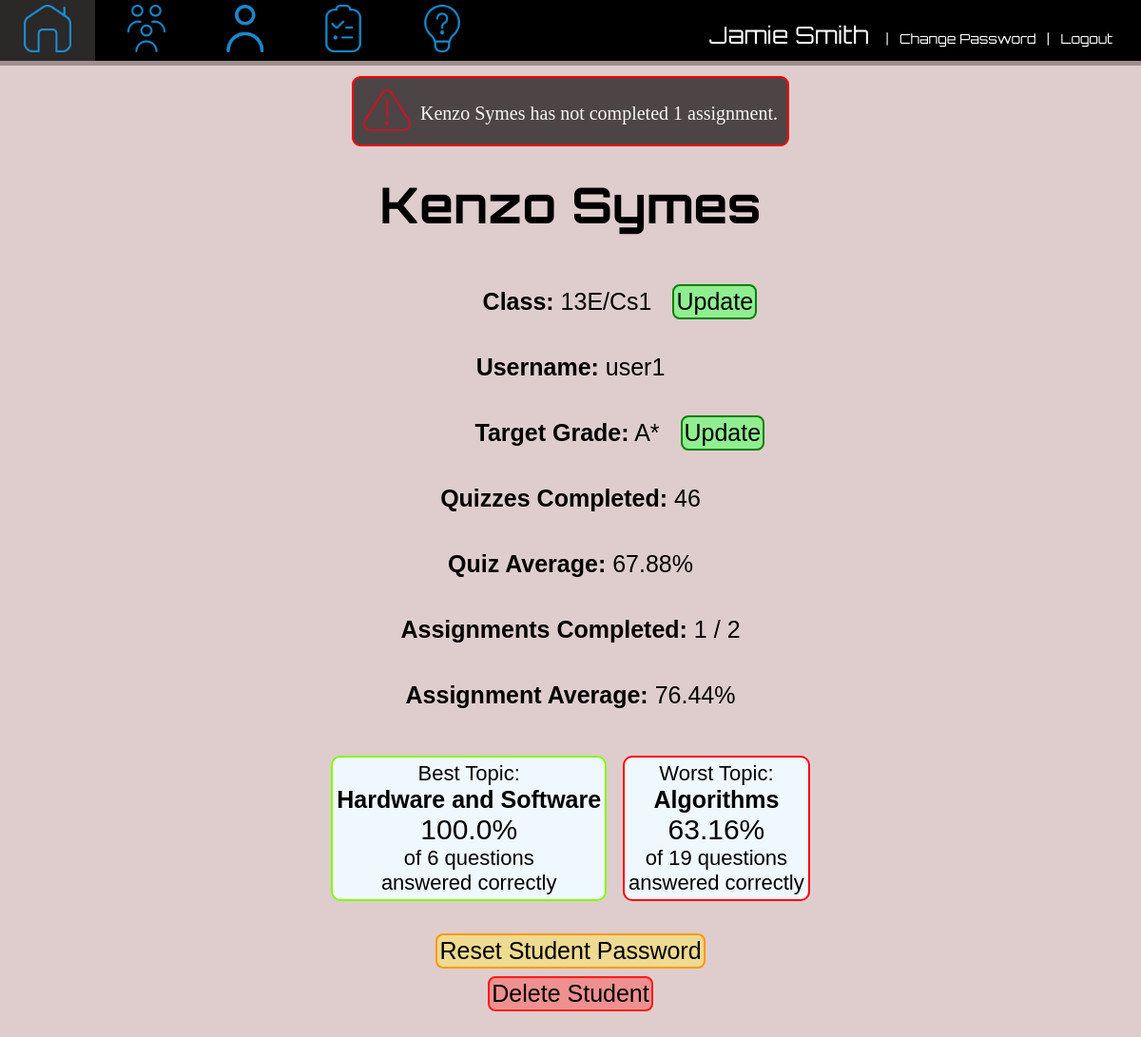
The page /users/details/2 (signed in) on the database its author committed.
### app1/models.py (models this page shows, shortened)
class Student(models.Model):
    first_name = models.CharField(max_length=200, null=True)
    last_name = models.CharField(max_length=200, null=True)
    noOfCorrectAnswers = models.IntegerField(default=0)
    totalQuestionsAnswered = models.IntegerField(default=0)
    quizQuestionsAnswered = models.IntegerField(default=0)
    quizCorrectAnswers = models.IntegerField(default=0)
    quizAverage = models.FloatField(default = 0)
    noOfQuizzesCompleted = models.IntegerField(default = 0)
    average = models.FloatField(default = 0)
    username = models.ForeignKey(User, to_field = "username", null = False, on_delete=models.CASCADE)
    className = models.ForeignKey(Class, to_field = "name", null =True, on_delete=models.SET_NULL)
    targetGrade = models.ForeignKey(Grade, default=getDefaultGrade, on_delete=models.CASCADE)

class Class(models.Model):
    name = models.CharField(max_length=200, unique=True)
    class Meta:
        verbose_name_plural ="Classes"
    def __str__(self):
        return self.name

class Grade(models.Model):
    grade = models.CharField(max_length=200)
    percentage = models.IntegerField(default=0)
    level = models.IntegerField(default = 1) # 1 for A level, 2 for gcse, 3 for ks3 (yes this is important)
    class Meta:
        unique_together = ('grade',)
    def __str__(self):
        return f"{self.grade}"

class QuestionCategory(models.Model):
    name = models.CharField(max_length=200)
    level = models.IntegerField(default = 1) # 1 for A level, 2 for gcse, 3 for ks3 (yes this is important)
    class Meta:
        verbose_name_plural = "Categories"

class StudentCategory(models.Model):
    studentID = models.ForeignKey(Student, on_delete=models.CASCADE, null=True)
    categoryID = models.ForeignKey(QuestionCategory, on_delete=models.CASCADE, null=True)
    total = models.IntegerField(default=0)
    correct = models.IntegerField(default=0)
    average = models.FloatField(default=0)
    class Meta:
        unique_together = ('studentID', 'categoryID')

### app1/views.py (the view)
# urls.py: path("users/details/<int:id>", views.studentDetails, name = "studentDetails"),
def studentDetails(request, id):#page displaying details for an individual student. Student id is passed in the url
    if request.user.is_staff:
        currentUser = User.objects.get(id = request.user.id)
        template = loader.get_template("studentdetails.html")
        myStudent = Student.objects.get(id = id)
        myUser = User.objects.get(username = myStudent.username)
        assignmentsComplete = StudentAssignment.objects.filter(studentID_id = myStudent.pk, completed = True).count()#gets the number of records in the StudentAssignment linking table where the assignment has been completed corresponding to the student
        assignmentsSet = StudentAssignment.objects.filter(studentID_id = myStudent.pk).count()#gets the total number of records in the StudentAssignment linking table corresponding to the student
        warningsList = getWarnings(id)
        bestCategory = StudentCategory.objects.filter(studentID_id = id).values().order_by("-average", "-total").exclude(total=0).first()#returns the category with the highest average score, excluding those where no questions have been answered
        if bestCategory is not None:
            bestCategory["name"] = QuestionCategory.objects.get(id = bestCategory["categoryID_id"]).name
        worstCategory = StudentCategory.objects.filter(studentID_id=id).values().order_by("average", "total").exclude(total=0).first()#returns the category with the lowest average score, excluding those where no questions have been answered
        if worstCategory is not None and worstCategory != bestCategory: #prevents the best category being the worst category if only one category exists where the student has answered questions.
            worstCategory["name"] = QuestionCategory.objects.get(id = worstCategory["categoryID_id"]).name
        context = { #data passed to HTML template
            "student" : myStudent,
            "user" : myUser,
            "currentUser" : currentUser,
            "assignmentsComplete" : assignmentsComplete,
            "assignmentsSet" : assignmentsSet,
            "warnings" : warningsList,
            "bestCategory" : bestCategory,
            "worstCategory" : worstCategory,
        }
        return HttpResponse(template.render(context, request))
    else:
        return redirect("/")

### templates/studentdetails.html (shortened to what this page needs)
<!DOCTYPE html PUBLIC>
<html lang="en">
    {% extends "basestaff.html" %}
    {%load static%}
    {%block navigation%}
    <div class = "navigation">
        <div class = "element" onclick = "window.location = '/'"> <img class = "home" src = "{% static 'images/home_inactive.png'%}"> </div>
        <div class = "element" onclick = "window.location = '/class/list'"> <img class = "classes" src = "{% static 'images/classes_inactive.png'%}"> </div>
        <div class = "element" onclick = "window.location = '/users/list'"> <img class = "students" src = "{% static 'images/students_inactive.png'%}"></div>
        <div class = "element" onclick = "window.location = '/assignments/list'"> <img class = "assignments" src = "{% static 'images/assignments_inactive.png'%}"> </div>
        <div class = "element" onclick = "window.location = '/questions/list'"> <img class = "questions" src = "{% static 'images/questions_inactive.png'%}"> </div>
        <div class = "nameContainer"> <p class = "name"><span class = "name">{{currentUser.first_name}} {{currentUser.last_name}} </span>&nbsp;&nbsp;  |&nbsp;&nbsp; <a class = "logout" href = "/changepassword">Change Password</a> &nbsp;&nbsp;|&nbsp;&nbsp; <a class = "logout" href = "{% url 'logout' %}">Logout</a></p> </div>
    </div>
    {%endblock%}
    {% block content %}
    <link rel = "stylesheet" href = "{% static 'css/studentdetails.css'%}">
    <body>
        <div class = "warnings">
            {% for warning in warnings%}
            <div class = "warning">
                 <div class = "image"><img class = "warning" src = "{%static 'images/exclamation_red.png' %}"></div><div class = "message"> {{warning}}</div>
            </div>
            <br><br>
            {%endfor%}
        </div>
        <h1> {{ student.first_name}} {{ student.last_name}}</h1>
        <div class = "details">
            <div class = "detail" id = "class"><span class = "details" id = "class"><b>Class:</b> {{ student.className}}</span></div>  <div class = "update" id = "updateClass"><span class = "update" onclick = "window.location = '/users/details/update/{{student.id}}'">Update</span></div><br>
            <div class = "detail" id = "username"><span class = "details" id = "username"><b> Username: </b> {{ user.username}}</span></div> <br>
            <div class = "detail" id = "target"><span class = "details" id = "target"><b>Target Grade:</b> {{ student.targetGrade}}</span></div> <div class = "update" id = "updateTarget"> <span class = "update" onclick = "window.location = '/users/updatetargetgrade/{{student.id}}/?url={{request.path}}'">Update</span></div><br>
            <div class = "detail" id = "quizzes"><span class = "details" id = "quizzes"><b>Quizzes Completed:</b> {{student.noOfQuizzesCompleted}}</span></div><br>
            <div class = "detail" id = "quizAverage"><span class = "details" id = "quizAverage"><b>Quiz Average:</b> {{student.quizAverage}}%</span></div><br>
            <div class = "detail" id = "assignments"><span class = "details" id = "assignments"><b>Assignments Completed:</b> {{assignmentsComplete}} / {{assignmentsSet}}</span></div><br>
            <div class = "detail" id = "average"><span class = "details" id = "average"><b>Assignment Average:</b> {{student.average}}%</span></div><br>
            <br>
            <div class = "container">
                {%if bestCategory is not None%}
                    <div class = "bestCategory">
                        <span class = "bcName">Best Topic: <br><span>{{bestCategory.name}}</span></span><br>
                        <span class = "bcAverage">{{bestCategory.average}}%</span><br>
                        <span class = "bcTotal"> of {{bestCategory.total}} questions <br> answered correctly</span>
                    </div>
                {%endif%}
                {%if worstCategory is not None%}
                    <div class = "worstCategory">
                        <span class = "bcName">Worst Topic: <br><span>{{worstCategory.name}}</span></span><br>
                        <span class = "bcAverage">{{worstCategory.average}}%</span><br>
                        <span class = "bcTotal"> of {{worstCategory.total}} questions <br> answered correctly</span>
                    </div>
                {%endif%}
            </div>
            <br>
            <div class = "reset"><span class = "reset" onclick = "window.location='/users/pwreset/{{student.id}}'">Reset Student Password</span></div>
            <div class = "delete" ><span onclick = "window.location = '/users/details/delete/{{student.id}}'" class = "delete">Delete Student</span></div>
        </div>
        <br><br>
    </body>
    {% endblock %}

### static/css/base.css (style rules this page uses)
body { background-color:rgba(202, 172, 172, 0.6); }
h1 { font-family: 'Orbitron', serif; font-weight: bold; font-size:45px; }
.navigation { position:fixed; top:0; left:0; right:0; background-color:black; background-size: 100%; box-shadow: 0px 5px rgba(118, 101, 101, 0.6); z-index: 1000; }
div.element { display:inline-block; width: 100px; height:64px; }
img { height: 50px; margin-top: 5px; margin-bottom: 5px; margin-left: 5px; text-align:center; }
p.name { color:white; display:inline; text-align:top; font-family: "Orbitron", sans-serif; font-size:14px; }
span.name { font-size:25px; font-family: "Orbitron", sans-serif; }
div.nameContainer { position:absolute; top:21px; right:30px; }
a.logout { color:white; text-decoration: none; }
.home { margin-left: 25px; }
.assignments { margin-left:24px; }
h1 { margin-top:80px; }

### static/css/basestaff.css (style rules this page uses)
img { height: 50px; margin-top: 5px; margin-bottom: 5px; margin-left: 5px; text-align:center; }
.home { margin-left: 25px; }
.classes { margin-left: 30px; }
.students { margin-left:26px; }
.assignments { margin-left:24px; }
.questions { margin-left:24px; }
.navigation { position:fixed; top:0; left:0; right:0; background-color:black; background-size: 100%; box-shadow: 0px 5px rgba(118, 101, 101, 0.6); z-index: 1000; }
div.element { display:inline-block; width: 100px; height:64px; }
h1 { margin-top: 80px; margin-left: 10px; font-size:52px; }
body { background-color:rgba(202, 172, 172, 0.6); background-repeat:no-repeat; background-attachment: fixed; }
p.name { color:white; display:inline; text-align:top; font-family: "Orbitron", sans-serif; font-size:14px; }
span.name { font-size:25px; font-family: "Orbitron", sans-serif; }
div.nameContainer { position:absolute; top:21px; right:30px; }
a.logout { color:white; text-decoration: none; }
::placeholder { font-style: italic; }
span.name { display:inline; }

### rows shown on the page
Student: first_name "Kenzo", last_name "Symes", className "13E/Cs1", targetGrade "A*", noOfQuizzesCompleted "46", quizAverage "67.88", average "76.44"
QuestionCategory: name "Hardware and Software"
StudentCategory: average "100.0", total "6"
QuestionCategory: name "Algorithms"
StudentCategory: average "63.16", total "19"

### other values the page prints
{{ currentUser.first_name }} "Jamie"
{{ currentUser.last_name }} "Smith"
{{ warning }} "Kenzo Symes has not completed 1 assignment."
{{ user.username }} "user1"
{{ assignmentsComplete }} "1"
{{ assignmentsSet }} "2"
